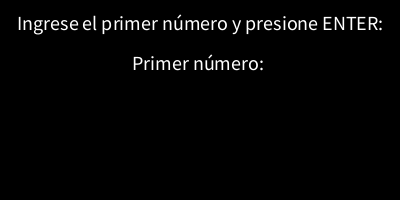
Frame 1 (no input)
Frame 60 (the mouse pressed at the canvas centre just before this capture): identical to frame 1, image omitted
Frame 120 (the mouse held since frame 60 and released just before this capture): identical to frame 1, image omitted

The Processing sketch that drew this single still picture (run headless with seeded random() and noise(); from frame 60 on, the mouse is pressed at the canvas centre):

// Processing sketch: Ejercicio_15_pde
// ── Ejercicio_15_pde.pde
String num1String = "";
String num2String = "";
boolean ingresandoNum1 = true; 
void setup() {
  size(400, 200);
  textAlign(CENTER);
  textSize(20);
  text("Ingrese el primer número y presione ENTER:", width/2, 30);
}
void draw() {
  background(0);
  textAlign(CENTER);
  textSize(20);
  if (ingresandoNum1) {
    text("Ingrese el primer número y presione ENTER:", width/2, 30);
    text("Primer número: " + num1String, width/2, 70);
  } else {
    text("Ingrese el segundo número y presione ENTER:", width/2, 30);
    text("Primer número: " + num1String, width/2, 70);
    text("Segundo número: " + num2String, width/2, 100);
  }
}
void keyPressed() {
  if (keyCode >= '0' && keyCode <= '9') {
    if (ingresandoNum1) {
      num1String += key;
    } else {
      num2String += key;
    }
  }
  if (keyCode == ENTER && !num1String.isEmpty()) {
    if (ingresandoNum1) {
      ingresandoNum1 = false;
      num1String = trim(num1String);
    } else if (!num2String.isEmpty()) {
      float num1 = float(num1String);
      float num2 = float(num2String);
      
      float suma = num1 + num2;
      float resta = num1 - num2;
      float multiplicacion = num1 * num2;
      float division = num2 != 0 ? num1 / num2 : Float.POSITIVE_INFINITY; 
      println("Suma: " + suma);
      println("Resta: " + resta);
      println("Multiplicación: " + multiplicacion);
      println("División: " + division);
      num1String = "";
      num2String = "";
      ingresandoNum1 = true;
    }
  }
}
